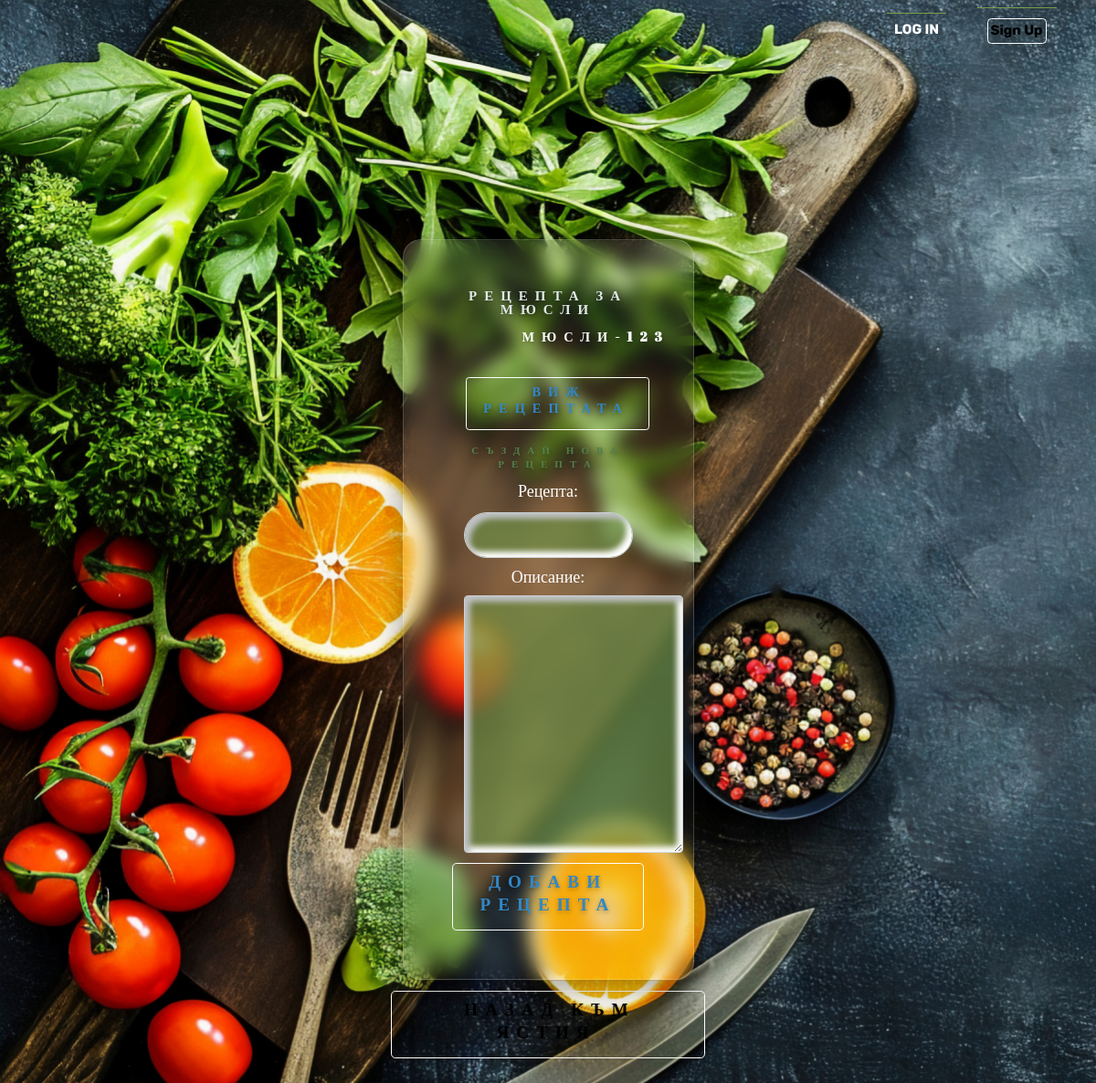
/recipes/1/recipes/, run on the app's committed database.
### menu_planning/planning/models.py (models this page shows, shortened)
class Dish(models.Model):
    meal = models.ForeignKey('Meal', on_delete=models.CASCADE, related_name='dishes')
    description = models.TextField(blank=True, null=True)
    name = models.CharField(max_length=100)

class Recipe(models.Model):
    dish = models.ForeignKey(Dish, on_delete=models.CASCADE, related_name='recipes')
    name = models.CharField(max_length=100)
    description = models.TextField(blank=False, null=False)
    products = models.ManyToManyField(Product, through='RecipeProduct')

### menu_planning/planning/views.py (the view, shortened to what this page needs)
# urls.py: path('recipes/<int:pk>/recipes/', views.RecipeListView.as_view(), name='recipe_list'),
class RecipeListView(views.DetailView, CustomLoginRequiredMixin, ErrorRedirectMixin):
    model = Dish
    template_name = 'recipe.html'
    context_object_name = 'dish'
    def get_context_data(self, **kwargs):
        context = super().get_context_data(**kwargs)
        context['recipes'] = self.object.recipes.all()
        context['form'] = RecipeForm()
        return context

### menu_planning/planning/forms.py
class RecipeForm(forms.ModelForm):
    def __init__(self, *args, **kwargs):
        super().__init__(*args, **kwargs)
        self.__clear_fields_helper_text()
        for field_name in ['name', 'description']:
            self.fields[field_name].help_text = None
    def __clear_fields_helper_text(self):
        for field in self.fields.values():
            field.help_text = None
            field.widget.attrs['class'] = 'form-control'
    class Meta:
        model = Recipe
        fields = ['name', 'description']
        labels = {'name': 'Рецепта',
                  'description': 'Описание'}

### templates/recipe.html (shortened to what this page needs)
{% extends 'navbar.html' %}
{% load static %}
{% block header %}
<section id="index-headline">
    <div class="index-message">
        <div class="plant-card">
    <h1>Рецепта за {{ dish.name }}</h1>
    <h5>
        {% for recipe in recipes %}
                <ol><h1>{{ recipe.name }}-{{ recipe.description }}</h1></ol><br>
                <button>
                    <h1>
                    <a href="{% url 'recipe_detail' recipe.id %}"><span>Виж рецептата</span></a>
                    </h1>
                </button>
        {% empty %}
            <li>Няма налични рецепти за това ястие.</li>
        {% endfor %}
    </h5>
    <h4><span>Създай нова рецепта</span></h4>
    <form method="post" action="{% url 'recipe_list' dish.id %}">
        {{ form.as_p }}
        <button type="submit"><h1><span>Добави рецепта</span></h1></button>
    </form>
    </div>
    <button>
    <h1>
        <a href="{% url 'dishes' dish.meal.id %}">Назад към ястия</a>
    </h1>
    </button>
    </div>
<link rel="stylesheet" href="{% static "style/style.css" %}"/>
</section>
{% endblock header %}

### static/css/landing.css (style rules this page uses)
body { height: 100%; color: white; }
button { color: black; padding: 5px 25px; background-color: white; border: none; border-radius: 50px; cursor: pointer; transition: all 0.3s ease; }

### static/style/forms.css (style rules this page uses)
label, input, select, textarea { display: block; width: 100%; padding: 0; border: none; outline: none; box-sizing: border-box; color: white; }
label { margin-bottom: 8px; font-size: 18px; color: white; margin-top: 10px; font-family: Georgia, 'Times New Roman', Times, serif; }
input[type="number"], input[type="password"], input[type="email"], input[type="text"], input[type="url"] { background: #6d8d46b5; padding: 20px 20px 20px 20px; height: 50px; margin-top: 10px; font-size: 17px; border-radius: 50px; box-shadow: inset 6px 6px 6px #c0c2c5, inset -6px -6px 6px white; }
#id_description { background: #6d8d46b5; padding: 20px 20px 20px 20px; }
textarea { width: 100%; min-width: 20vw; min-height: 7em; border: 2px solid #86a480; border-radius: 0.7em; font-size: 17px; border-bottom-color: #ecf0f3; background-color: #ecf0f3; border-right-color: #ecf0f3; margin-top: 7px; box-shadow: inset 6px 6px 6px #c0c2c5, inset -6px -6px 6px white; }

### static/style/main.css (style rules this page uses)
html { font-family: Arial, sans-serif; font-size: 16px; box-sizing: border-box; }
*, *::before, *::after { margin: 0 auto; padding: 0; box-sizing: inherit; line-height: 1.3; }
h1, h2, h4, h5, h6 { padding: 0.2em 1rem; }
p, div { margin: 0 1em 0.5em 1em; }
ol, ul { margin: 0 1rem; }
button { font-weight: bold; padding: 0.2em; margin: 0.2em; border: 1px solid white; border-radius: 0.3em; background-color: transparent; }
a { margin: 0.2em; text-decoration: none; font-weight: bold; color: initial; }
#index-headline { width: auto; justify-content: right; padding: 25px 15px 20px; position: relative; box-sizing: border-box; text-align: center; }
#index-headline .index-message { display: inline-block; z-index: 999; margin: 150px auto; left: 0; top: 40%; text-align: center; width: 30% }
.index-message h1 { color: #ffffff; font-size: 120%; line-height: 1; font-weight: 700; letter-spacing: 8px; word-spacing: normal; text-transform: uppercase; text-shadow: 0 2px 5px rgba(0, 0, 0, 0.3); font-family: 'Abril Fatface', cursive; }
.index-message h4 { color: #547f4b; font-size: 69%; line-height: 1; font-weight: 700; letter-spacing: 8px; word-spacing: normal; text-transform: uppercase; text-shadow: 0 2px 5px rgba(0, 0, 0, 0.3); font-family: 'Abril Fatface', cursive; }
.index-message h5 { color: #ffffff; font-size: 75%; line-height: 2; font-weight: 700; letter-spacing: 6px; word-spacing: normal; text-transform: uppercase; text-shadow: 0 2px 5px rgba(0, 0, 0, 0.3); font-family: 'Helvetica', sans-serif; }
.plant-card { background: linear-gradient(135deg, rgba(255, 255, 255, 0.1), rgba(255, 255, 255, 0)); backdrop-filter: blur(10px); -webkit-backdrop-filter: blur(10px); border-radius: 20px; border: 1px solid rgba(255, 255, 255, 0.18); box-shadow: 0 8px 32px rgba(0, 0, 0, 0.37); margin-top: 20px; padding: 50px; background-position: right 35% bottom 45%; box-sizing: border-box; float: inherit; height: auto; }
.plant-card>h3, .plant-card>h1 { color: #E2E8EA; text-align: center; }
.plant-card>h1 { font-size: 15px; }

### static/style/navigation.css (style rules this page uses)
body { background: linear-gradient(rgba(0, 0, 0, 0.76), rgba(0, 0, 0, 0.5)), url('food_board_2.jpg'); background-attachment: fixed; background-size: cover; }
h1 span { color: #3387C7; }

### data on the page
Dish: name "МЮСЛИ"
Recipe: name "МЮСЛИ", description "123"
